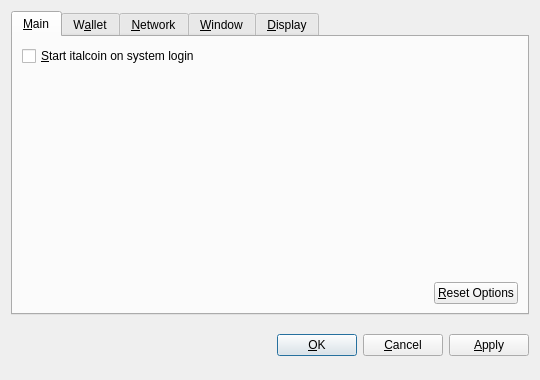
<?xml version="1.0" encoding="UTF-8"?>
<ui version="4.0">
 <class>OptionsDialog</class>
 <widget class="QDialog" name="OptionsDialog">
  <property name="geometry">
   <rect>
    <x>0</x>
    <y>0</y>
    <width>540</width>
    <height>380</height>
   </rect>
  </property>
  <property name="windowTitle">
   <string>Options</string>
  </property>
  <property name="modal">
   <bool>true</bool>
  </property>
  <layout class="QVBoxLayout" name="verticalLayout">
   <item>
    <widget class="QTabWidget" name="tabWidget">
     <property name="tabPosition">
      <enum>QTabWidget::North</enum>
     </property>
     <property name="currentIndex">
      <number>0</number>
     </property>
     <widget class="QWidget" name="tabMain">
      <attribute name="title">
       <string>&amp;Main</string>
      </attribute>
      <layout class="QVBoxLayout" name="verticalLayout_Main">
       <item>
        <widget class="QCheckBox" name="bitcoinAtStartup">
         <property name="toolTip">
          <string>Automatically start italcoin after logging in to the system.</string>
         </property>
         <property name="text">
          <string>&amp;Start italcoin on system login</string>
         </property>
        </widget>
       </item>
       <item>
        <spacer name="verticalSpacer_Main">
         <property name="orientation">
          <enum>Qt::Vertical</enum>
         </property>
         <property name="sizeHint" stdset="0">
          <size>
           <width>20</width>
           <height>40</height>
          </size>
         </property>
        </spacer>
       </item>
       <item>
        <layout class="QHBoxLayout" name="horizontalLayout_2_Main">
         <item>
          <spacer name="horizontalSpacer_2_Main">
           <property name="orientation">
            <enum>Qt::Horizontal</enum>
           </property>
           <property name="sizeHint" stdset="0">
            <size>
             <width>40</width>
             <height>20</height>
            </size>
           </property>
          </spacer>
         </item>
         <item>
          <widget class="QPushButton" name="resetButton">
           <property name="toolTip">
            <string>Reset all client options to default.</string>
           </property>
           <property name="text">
            <string>&amp;Reset Options</string>
           </property>
           <property name="autoDefault">
            <bool>false</bool>
           </property>
          </widget>
         </item>
        </layout>
       </item>
      </layout>
     </widget>
     <widget class="QWidget" name="tabWallet">
      <attribute name="title">
       <string>W&amp;allet</string>
      </attribute>
      <layout class="QVBoxLayout" name="verticalLayout_Network">
       <item>
        <widget class="QLabel" name="transactionFeeInfoLabel">
         <property name="text">
          <string>Optional transaction fee per kB that helps make sure your transactions are processed quickly. Most transactions are 1 kB.</string>
         </property>
         <property name="textFormat">
          <enum>Qt::PlainText</enum>
         </property>
         <property name="wordWrap">
          <bool>true</bool>
         </property>
        </widget>
       </item>
       <item>
        <layout class="QHBoxLayout" name="horizontalLayout_1_Main">
         <item>
          <widget class="QLabel" name="transactionFeeLabel">
           <property name="text">
            <string>Pay transaction &amp;fee</string>
           </property>
           <property name="textFormat">
            <enum>Qt::PlainText</enum>
           </property>
           <property name="buddy">
            <cstring>transactionFee</cstring>
           </property>
          </widget>
         </item>
         <item>
          <widget class="BitcoinAmountField" name="transactionFee"/>
         </item>
         <item>
          <spacer name="horizontalSpacer_1_Main">
           <property name="orientation">
            <enum>Qt::Horizontal</enum>
           </property>
           <property name="sizeHint" stdset="0">
            <size>
             <width>40</width>
             <height>20</height>
            </size>
           </property>
          </spacer>
         </item>
        </layout>
       </item>
       <item>
        <widget class="QLabel" name="label">
         <property name="text">
          <string>If you disable the spending of unconfirmed change, the change from a transaction cannot be used until that transaction has at least one confirmation. This also affects how your balance is computed.</string>
         </property>
         <property name="wordWrap">
          <bool>true</bool>
         </property>
        </widget>
       </item>
       <item>
        <widget class="QCheckBox" name="spendZeroConfChange">
         <property name="text">
          <string>Spend unconfirmed change  (experts only)</string>
         </property>
        </widget>
       </item>
       <item>
        <spacer name="verticalSpacer">
         <property name="orientation">
          <enum>Qt::Vertical</enum>
         </property>
         <property name="sizeHint" stdset="0">
          <size>
           <width>20</width>
           <height>40</height>
          </size>
         </property>
        </spacer>
       </item>
      </layout>
     </widget>
     <widget class="QWidget" name="tabNetwork">
      <attribute name="title">
       <string>&amp;Network</string>
      </attribute>
      <layout class="QVBoxLayout" name="verticalLayout_Network">
       <item>
        <widget class="QCheckBox" name="mapPortUpnp">
         <property name="toolTip">
          <string>Automatically open the italcoin client port on the router. This only works when your router supports UPnP and it is enabled.</string>
         </property>
         <property name="text">
          <string>Map port using &amp;UPnP</string>
         </property>
        </widget>
       </item>
       <item>
        <widget class="QCheckBox" name="connectSocks">
         <property name="toolTip">
          <string>Connect to the italcoin network through a SOCKS proxy (e.g. when connecting through Tor).</string>
         </property>
         <property name="text">
          <string>&amp;Connect through SOCKS proxy:</string>
         </property>
        </widget>
       </item>
       <item>
        <layout class="QHBoxLayout" name="horizontalLayout_Network">
         <item>
          <widget class="QLabel" name="proxyIpLabel">
           <property name="text">
            <string>Proxy &amp;IP:</string>
           </property>
           <property name="textFormat">
            <enum>Qt::PlainText</enum>
           </property>
           <property name="buddy">
            <cstring>proxyIp</cstring>
           </property>
          </widget>
         </item>
         <item>
          <widget class="QValidatedLineEdit" name="proxyIp">
           <property name="maximumSize">
            <size>
             <width>140</width>
             <height>16777215</height>
            </size>
           </property>
           <property name="toolTip">
            <string>IP address of the proxy (e.g. 127.0.0.1)</string>
           </property>
          </widget>
         </item>
         <item>
          <widget class="QLabel" name="proxyPortLabel">
           <property name="text">
            <string>&amp;Port:</string>
           </property>
           <property name="textFormat">
            <enum>Qt::PlainText</enum>
           </property>
           <property name="buddy">
            <cstring>proxyPort</cstring>
           </property>
          </widget>
         </item>
         <item>
          <widget class="QLineEdit" name="proxyPort">
           <property name="maximumSize">
            <size>
             <width>55</width>
             <height>16777215</height>
            </size>
           </property>
           <property name="toolTip">
            <string>Port of the proxy (e.g. 9050)</string>
           </property>
          </widget>
         </item>
         <item>
          <widget class="QLabel" name="socksVersionLabel">
           <property name="text">
            <string>SOCKS &amp;Version:</string>
           </property>
           <property name="textFormat">
            <enum>Qt::PlainText</enum>
           </property>
           <property name="buddy">
            <cstring>socksVersion</cstring>
           </property>
          </widget>
         </item>
         <item>
          <widget class="QValueComboBox" name="socksVersion">
           <property name="toolTip">
            <string>SOCKS version of the proxy (e.g. 5)</string>
           </property>
          </widget>
         </item>
         <item>
          <spacer name="horizontalSpacer_Network">
           <property name="orientation">
            <enum>Qt::Horizontal</enum>
           </property>
           <property name="sizeHint" stdset="0">
            <size>
             <width>40</width>
             <height>20</height>
            </size>
           </property>
          </spacer>
         </item>
        </layout>
       </item>
       <item>
        <spacer name="verticalSpacer_Network">
         <property name="orientation">
          <enum>Qt::Vertical</enum>
         </property>
         <property name="sizeHint" stdset="0">
          <size>
           <width>20</width>
           <height>40</height>
          </size>
         </property>
        </spacer>
       </item>
      </layout>
     </widget>
     <widget class="QWidget" name="tabWindow">
      <attribute name="title">
       <string>&amp;Window</string>
      </attribute>
      <layout class="QVBoxLayout" name="verticalLayout_Window">
       <item>
        <widget class="QCheckBox" name="minimizeToTray">
         <property name="toolTip">
          <string>Show only a tray icon after minimizing the window.</string>
         </property>
         <property name="text">
          <string>&amp;Minimize to the tray instead of the taskbar</string>
         </property>
        </widget>
       </item>
       <item>
        <widget class="QCheckBox" name="minimizeOnClose">
         <property name="toolTip">
          <string>Minimize instead of exit the application when the window is closed. When this option is enabled, the application will be closed only after selecting Quit in the menu.</string>
         </property>
         <property name="text">
          <string>M&amp;inimize on close</string>
         </property>
        </widget>
       </item>
       <item>
        <spacer name="verticalSpacer_Window">
         <property name="orientation">
          <enum>Qt::Vertical</enum>
         </property>
         <property name="sizeHint" stdset="0">
          <size>
           <width>20</width>
           <height>40</height>
          </size>
         </property>
        </spacer>
       </item>
      </layout>
     </widget>
     <widget class="QWidget" name="tabDisplay">
      <attribute name="title">
       <string>&amp;Display</string>
      </attribute>
      <layout class="QVBoxLayout" name="verticalLayout_Display">
       <item>
        <layout class="QHBoxLayout" name="horizontalLayout_1_Display">
         <item>
          <widget class="QLabel" name="langLabel">
           <property name="text">
            <string>User Interface &amp;language:</string>
           </property>
           <property name="textFormat">
            <enum>Qt::PlainText</enum>
           </property>
           <property name="buddy">
            <cstring>lang</cstring>
           </property>
          </widget>
         </item>
         <item>
          <widget class="QValueComboBox" name="lang">
           <property name="toolTip">
            <string>The user interface language can be set here. This setting will take effect after restarting italcoin.</string>
           </property>
          </widget>
         </item>
        </layout>
       </item>
       <item>
        <layout class="QHBoxLayout" name="horizontalLayout_2_Display">
         <item>
          <widget class="QLabel" name="unitLabel">
           <property name="text">
            <string>&amp;Unit to show amounts in:</string>
           </property>
           <property name="textFormat">
            <enum>Qt::PlainText</enum>
           </property>
           <property name="buddy">
            <cstring>unit</cstring>
           </property>
          </widget>
         </item>
         <item>
          <widget class="QValueComboBox" name="unit">
           <property name="toolTip">
            <string>Choose the default subdivision unit to show in the interface and when sending coins.</string>
           </property>
          </widget>
         </item>
        </layout>
       </item>
       <item>
        <widget class="QCheckBox" name="displayAddresses">
         <property name="toolTip">
          <string>Whether to show italcoin addresses in the transaction list or not.</string>
         </property>
         <property name="text">
          <string>&amp;Display addresses in transaction list</string>
         </property>
        </widget>
       </item>
       <item>
        <widget class="QCheckBox" name="coinControlFeatures">
         <property name="toolTip">
          <string>Whether to show coin control features or not.</string>
         </property>
         <property name="text">
          <string>Display coin &amp;control features (experts only!)</string>
         </property>
        </widget>
       </item>
       <item>
        <spacer name="verticalSpacer_Display">
         <property name="orientation">
          <enum>Qt::Vertical</enum>
         </property>
         <property name="sizeHint" stdset="0">
          <size>
           <width>20</width>
           <height>40</height>
          </size>
         </property>
        </spacer>
       </item>
      </layout>
     </widget>
    </widget>
   </item>
   <item>
    <layout class="QHBoxLayout" name="horizontalLayout_Buttons">
     <item>
      <spacer name="horizontalSpacer_1">
       <property name="orientation">
        <enum>Qt::Horizontal</enum>
       </property>
       <property name="sizeHint" stdset="0">
        <size>
         <width>40</width>
         <height>48</height>
        </size>
       </property>
      </spacer>
     </item>
     <item>
      <widget class="QLabel" name="statusLabel">
       <property name="font">
        <font>
         <weight>75</weight>
         <bold>true</bold>
        </font>
       </property>
       <property name="text">
        <string/>
       </property>
       <property name="textFormat">
        <enum>Qt::PlainText</enum>
       </property>
       <property name="wordWrap">
        <bool>true</bool>
       </property>
      </widget>
     </item>
     <item>
      <spacer name="horizontalSpacer_2">
       <property name="orientation">
        <enum>Qt::Horizontal</enum>
       </property>
       <property name="sizeHint" stdset="0">
        <size>
         <width>40</width>
         <height>48</height>
        </size>
       </property>
      </spacer>
     </item>
     <item>
      <widget class="QPushButton" name="okButton">
       <property name="text">
        <string>&amp;OK</string>
       </property>
      </widget>
     </item>
     <item>
      <widget class="QPushButton" name="cancelButton">
       <property name="text">
        <string>&amp;Cancel</string>
       </property>
       <property name="autoDefault">
        <bool>false</bool>
       </property>
      </widget>
     </item>
     <item>
      <widget class="QPushButton" name="applyButton">
       <property name="text">
        <string>&amp;Apply</string>
       </property>
       <property name="autoDefault">
        <bool>false</bool>
       </property>
      </widget>
     </item>
    </layout>
   </item>
  </layout>
 </widget>
 <customwidgets>
  <customwidget>
   <class>BitcoinAmountField</class>
   <extends>QSpinBox</extends>
   <header>bitcoinamountfield.h</header>
  </customwidget>
  <customwidget>
   <class>QValueComboBox</class>
   <extends>QComboBox</extends>
   <header>qvaluecombobox.h</header>
  </customwidget>
  <customwidget>
   <class>QValidatedLineEdit</class>
   <extends>QLineEdit</extends>
   <header>qvalidatedlineedit.h</header>
  </customwidget>
 </customwidgets>
 <resources/>
 <connections/>
</ui>
